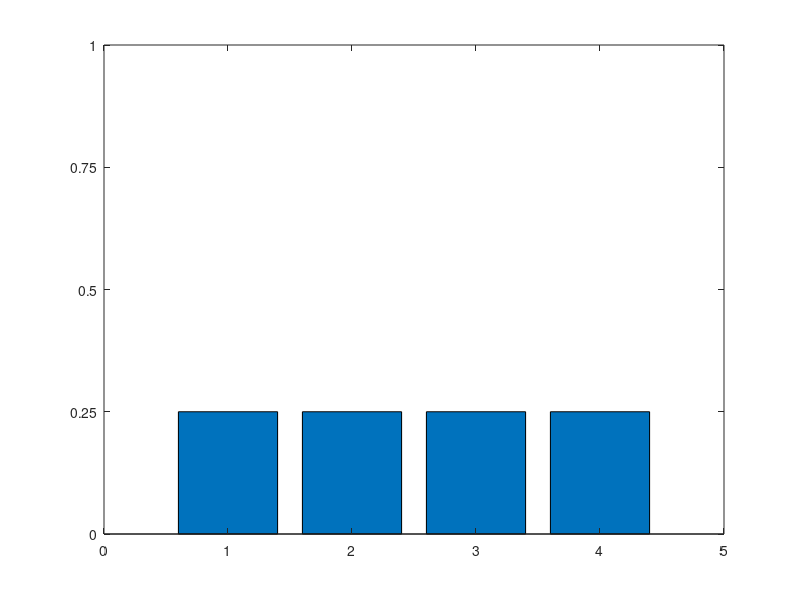

Write the MATLAB code that produced this figure. (Note: this script raises an error after producing the figure.)
function discreteProbDistroFig
% Some probability distributions on X = {1,2,3,4} First a uniform
% distribution p(x = k) = 1/4. Second a degenerate distribution p(x) = 1 if
% x=1 and 0 otherwise. 

plotHist(1:4);
printPmtkFigure('unifHist');
plotHist(1);
printPmtkFigure('deltaHist');

function plotHist(locs)
    figure;
    sCounts = (1/length(locs))*ones(1,length(locs));
    bar(locs,sCounts);
    axis([0 5 0 1]);
    set(gca,'XTick',0:5);
    set(gca,'YTick',0:0.25:1);
end
end
